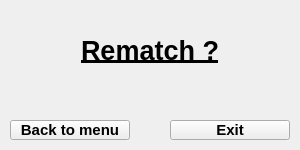
<?xml version="1.0" encoding="UTF-8"?>
<ui version="4.0">
 <class>ui_Rematch</class>
 <widget class="QWidget" name="ui_Rematch">
  <property name="geometry">
   <rect>
    <x>0</x>
    <y>0</y>
    <width>300</width>
    <height>150</height>
   </rect>
  </property>
  <property name="windowTitle">
   <string>Form</string>
  </property>
  <widget class="QFrame" name="frame">
   <property name="geometry">
    <rect>
     <x>0</x>
     <y>0</y>
     <width>300</width>
     <height>150</height>
    </rect>
   </property>
   <property name="sizePolicy">
    <sizepolicy hsizetype="Fixed" vsizetype="Fixed">
     <horstretch>0</horstretch>
     <verstretch>0</verstretch>
    </sizepolicy>
   </property>
   <property name="autoFillBackground">
    <bool>true</bool>
   </property>
   <property name="frameShape">
    <enum>QFrame::NoFrame</enum>
   </property>
   <property name="frameShadow">
    <enum>QFrame::Raised</enum>
   </property>
   <property name="lineWidth">
    <number>1</number>
   </property>
   <property name="midLineWidth">
    <number>0</number>
   </property>
   <widget class="QPushButton" name="pushButton_2">
    <property name="geometry">
     <rect>
      <x>170</x>
      <y>120</y>
      <width>120</width>
      <height>20</height>
     </rect>
    </property>
    <property name="font">
     <font>
      <pointsize>11</pointsize>
      <bold>true</bold>
     </font>
    </property>
    <property name="text">
     <string>Exit</string>
    </property>
   </widget>
   <widget class="QPushButton" name="pushButton">
    <property name="geometry">
     <rect>
      <x>10</x>
      <y>120</y>
      <width>120</width>
      <height>20</height>
     </rect>
    </property>
    <property name="font">
     <font>
      <pointsize>11</pointsize>
      <bold>true</bold>
     </font>
    </property>
    <property name="text">
     <string>Back to menu</string>
    </property>
   </widget>
   <widget class="QLabel" name="label_2">
    <property name="geometry">
     <rect>
      <x>0</x>
      <y>0</y>
      <width>300</width>
      <height>101</height>
     </rect>
    </property>
    <property name="font">
     <font>
      <pointsize>20</pointsize>
      <italic>false</italic>
      <bold>true</bold>
      <underline>true</underline>
      <strikeout>false</strikeout>
     </font>
    </property>
    <property name="text">
     <string>Rematch ?</string>
    </property>
    <property name="alignment">
     <set>Qt::AlignCenter</set>
    </property>
   </widget>
  </widget>
 </widget>
 <resources/>
 <connections/>
</ui>
